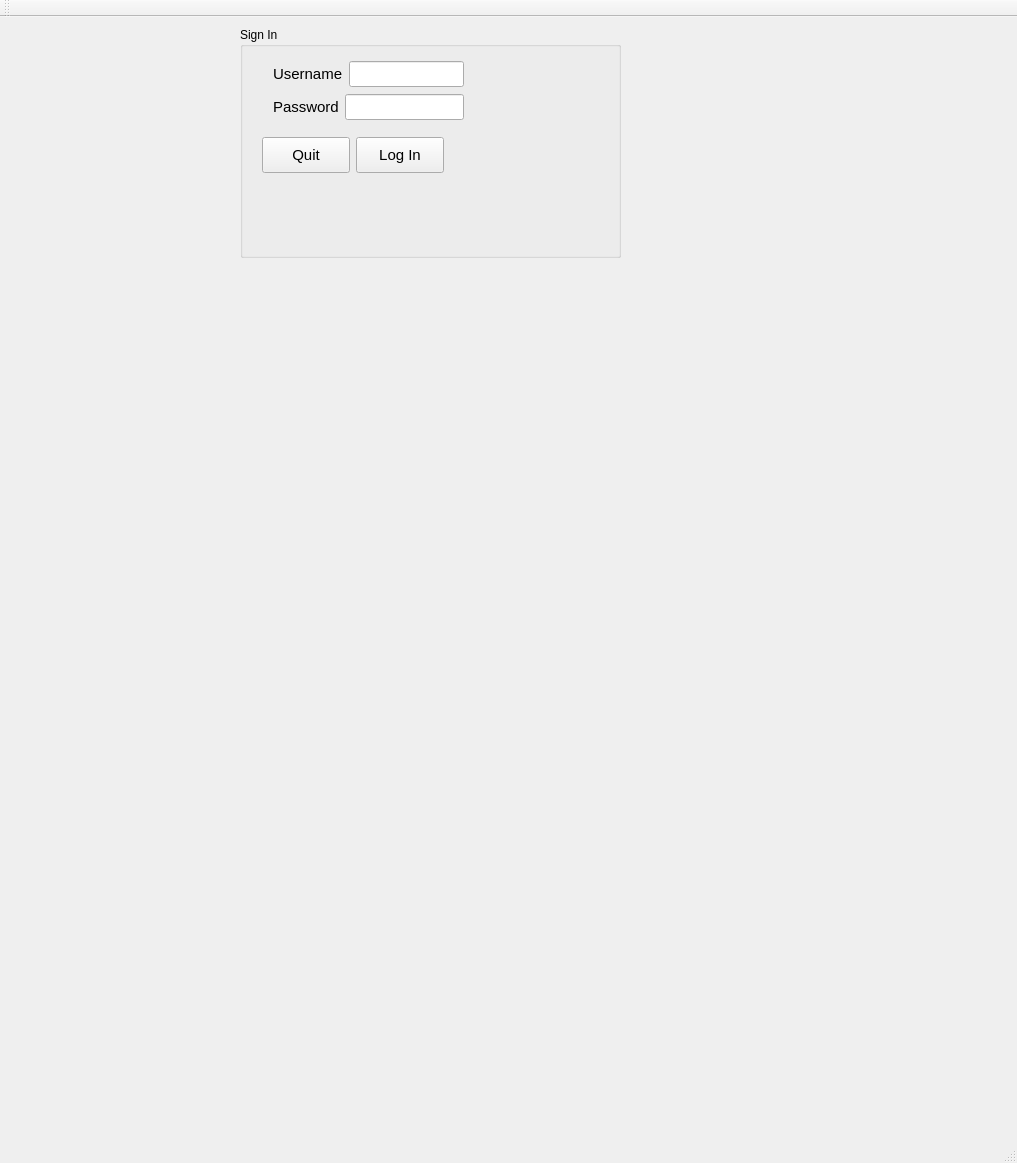
<?xml version="1.0" encoding="UTF-8"?>
<ui version="4.0">
 <class>MainWindow</class>
 <widget class="QMainWindow" name="MainWindow">
  <property name="geometry">
   <rect>
    <x>0</x>
    <y>0</y>
    <width>1017</width>
    <height>1163</height>
   </rect>
  </property>
  <property name="windowTitle">
   <string>MainWindow</string>
  </property>
  <widget class="QWidget" name="centralWidget">
   <widget class="QLabel" name="logo">
    <property name="geometry">
     <rect>
      <x>10</x>
      <y>10</y>
      <width>201</width>
      <height>231</height>
     </rect>
    </property>
    <property name="text">
     <string/>
    </property>
   </widget>
   <widget class="QGroupBox" name="groupBox">
    <property name="geometry">
     <rect>
      <x>240</x>
      <y>10</y>
      <width>381</width>
      <height>231</height>
     </rect>
    </property>
    <property name="title">
     <string>Sign In</string>
    </property>
    <widget class="QPushButton" name="quitButton">
     <property name="geometry">
      <rect>
       <x>22</x>
       <y>110</y>
       <width>88</width>
       <height>36</height>
      </rect>
     </property>
     <property name="font">
      <font>
       <pointsize>11</pointsize>
      </font>
     </property>
     <property name="text">
      <string>Quit</string>
     </property>
    </widget>
    <widget class="QPushButton" name="signInButton">
     <property name="geometry">
      <rect>
       <x>116</x>
       <y>110</y>
       <width>88</width>
       <height>36</height>
      </rect>
     </property>
     <property name="font">
      <font>
       <pointsize>11</pointsize>
      </font>
     </property>
     <property name="text">
      <string>Log In</string>
     </property>
    </widget>
    <widget class="QWidget" name="">
     <property name="geometry">
      <rect>
       <x>22</x>
       <y>22</y>
       <width>213</width>
       <height>84</height>
      </rect>
     </property>
     <layout class="QVBoxLayout" name="verticalLayout">
      <item>
       <layout class="QHBoxLayout" name="horizontalLayout">
        <item>
         <widget class="QLabel" name="usernameLabel">
          <property name="font">
           <font>
            <pointsize>11</pointsize>
           </font>
          </property>
          <property name="text">
           <string>Username</string>
          </property>
          <property name="textFormat">
           <enum>Qt::AutoText</enum>
          </property>
          <property name="scaledContents">
           <bool>false</bool>
          </property>
         </widget>
        </item>
        <item>
         <widget class="QLineEdit" name="usernameLineEdit">
          <property name="font">
           <font>
            <pointsize>11</pointsize>
           </font>
          </property>
         </widget>
        </item>
       </layout>
      </item>
      <item>
       <layout class="QHBoxLayout" name="horizontalLayout_2">
        <item>
         <widget class="QLabel" name="passwordLabel">
          <property name="font">
           <font>
            <pointsize>11</pointsize>
           </font>
          </property>
          <property name="text">
           <string>Password</string>
          </property>
         </widget>
        </item>
        <item>
         <widget class="QLineEdit" name="passwordLineEdit">
          <property name="font">
           <font>
            <pointsize>11</pointsize>
           </font>
          </property>
          <property name="echoMode">
           <enum>QLineEdit::Password</enum>
          </property>
         </widget>
        </item>
       </layout>
      </item>
     </layout>
    </widget>
   </widget>
  </widget>
  <widget class="QToolBar" name="mainToolBar">
   <attribute name="toolBarArea">
    <enum>TopToolBarArea</enum>
   </attribute>
   <attribute name="toolBarBreak">
    <bool>false</bool>
   </attribute>
  </widget>
  <widget class="QStatusBar" name="statusBar"/>
 </widget>
 <layoutdefault spacing="6" margin="11"/>
 <resources/>
 <connections/>
</ui>
